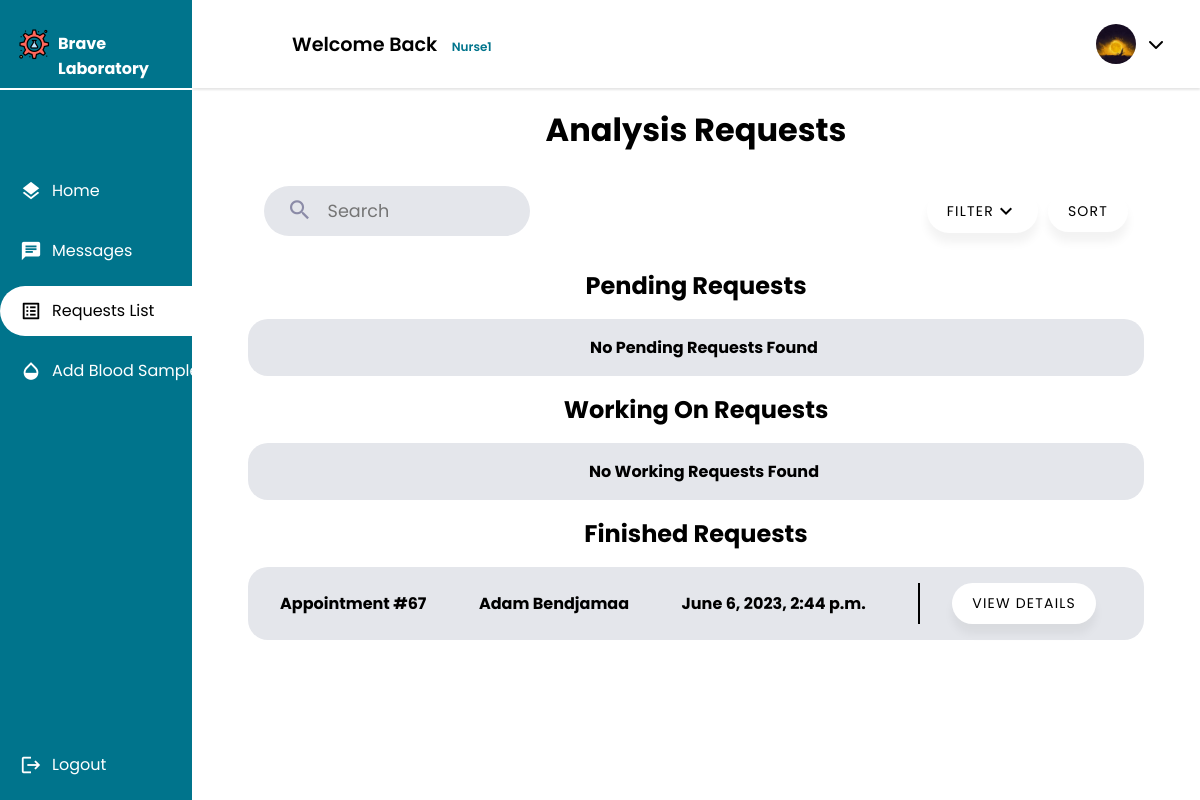
/nurse/requests/ (signed in), run on an earlier commit of the app's database.
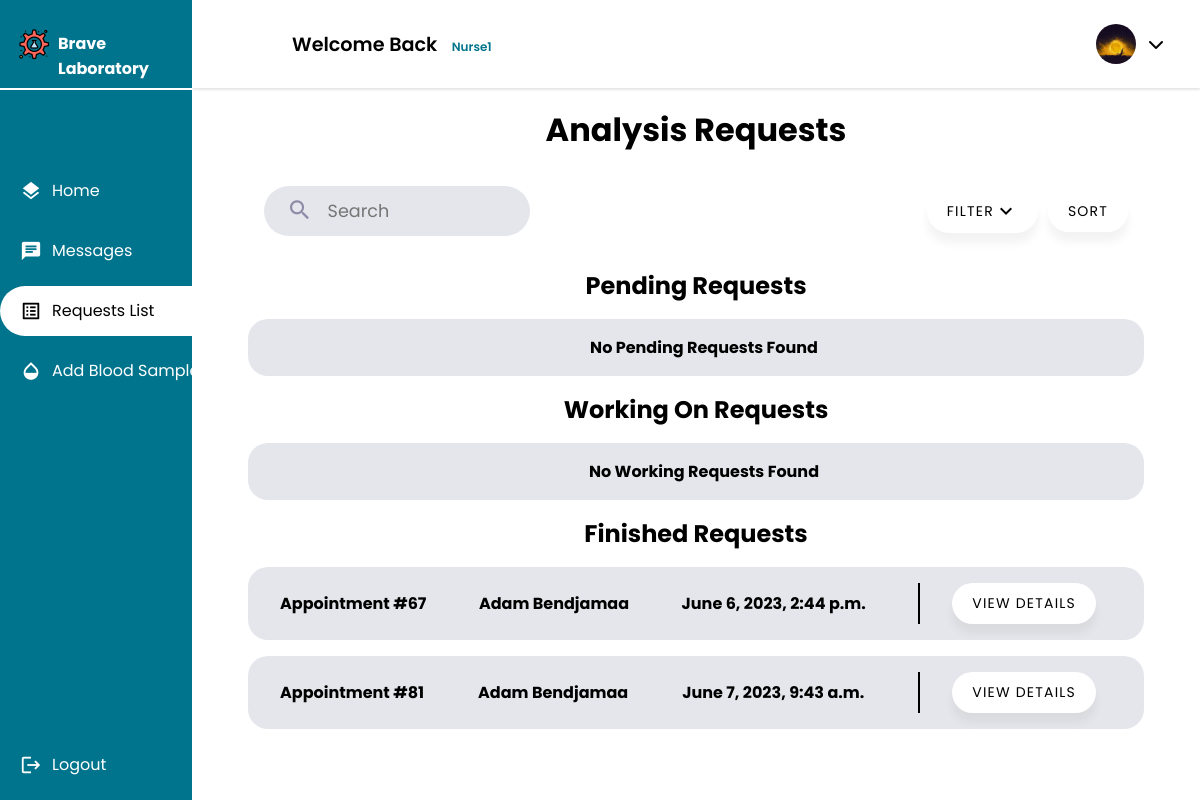
And on a later commit of the database.
### main_home/models.py (models this page shows, shortened)
class AnalysisRequest(models.Model):
    PENDING = 'pending'
    WORKING_ON = 'working-on'
    FINISHED = 'finished'
    STATUS_CHOICES = [
        (PENDING, 'Pending'),
        (WORKING_ON, 'Working On'),
        (FINISHED, 'Finished'),
    ]
    appointment = models.OneToOneField(Appointment, on_delete=models.CASCADE)
    nurse = models.ForeignKey(Nurse, on_delete=models.CASCADE)
    tests = models.ManyToManyField(Test)
    creation_time = models.DateTimeField(auto_now_add=True)
    start_time = models.DateTimeField(null=True, blank=True)
    finish_time = models.DateTimeField(null=True, blank=True)
    accepted = models.BooleanField(default=False)
    finished = models.BooleanField(default=False)
    status =  models.CharField(max_length=45, choices=STATUS_CHOICES, default=PENDING)
    class Meta:
        db_table = 'analysis_request'

class Appointment(models.Model):
    UPCOMING = 'Upcoming'
    TOMORROW = 'Tommorow'
    TODAY = 'Today'
    OVERDUE = 'Overdue'
    STATUS_CHOICES = [
        (UPCOMING, 'Upcoming'),
        (TOMORROW, 'Tommorow'),
        (TODAY, 'Today'),
        (OVERDUE, 'Overdue'),
    ]
    client = models.ForeignKey(Client, on_delete=models.CASCADE)
    tests_requested = models.ManyToManyField(TestOffered)
    date = models.DateField(validators=[validate_date_not_past])
    description = models.CharField(max_length=1000,blank=True)
    document = models.ImageField(null=True,blank=True,upload_to='medical_documents')
    total_price = models.DecimalField(max_digits=10, decimal_places=2)
    payment_status = models.BooleanField(default=False)
    arrived = models.BooleanField(default=False)
    cancelled = models.BooleanField(default=False)
    performed = models.BooleanField(default=False)
    class Meta:
        db_table = 'appointment'

### client/models.py (models this page shows, shortened)
class Client(models.Model):
    GENDERS =[
        ('M','Male'),
        ('F','Female')
    ]
    user = models.OneToOneField(User, primary_key = True, on_delete=models.CASCADE)
    phone_number = models.CharField(max_length=10,validators=[phone_regex])
    gender = models.CharField(max_length = 1 ,choices = GENDERS)
    address = models.CharField(max_length=50)
    policy = models.BooleanField(default = False)
    profile_pic = models.ImageField(default="default.png", upload_to="profile_pics")
    date_of_birth = models.DateField(default='2003-03-08')
    tests_made = models.PositiveIntegerField(default=0)
    class Meta():
        db_table = 'auth_client'

### nurse/views.py (the view)
# urls.py: path("requests/",views.request_list,name="auditor_request_list"),
@login_required
@permission_required('nurse.view_nurse', raise_exception=True)
def request_list(request):
    analysis_requests = AnalysisRequest.objects.select_related('appointment__client').all()
    pending_requests = analysis_requests.filter(status=AnalysisRequest.PENDING)
    working_on_requests = analysis_requests.filter(status=AnalysisRequest.WORKING_ON)
    finished_requests = analysis_requests.filter(status=AnalysisRequest.FINISHED)
    context = {
        'pending_requests': pending_requests,
        'working_on_requests': working_on_requests,
        'finished_requests': finished_requests,
    }
    return render(request,'nurse/request/request_list.html', context)

### nurse/templates/nurse/request/request_list.html (shortened to what this page needs)
{% extends 'nurse/nurse.html' %}
{% load static %}
{% block css_2 %}
<link rel="stylesheet" href="{% static 'css/list.css' %}">
{% endblock css_2 %}
{% block main %}
<div class="Container">
    <h1>Analysis Requests</h1>
    <div class="header ">
        <div class="search">
            <form class="search-bar">
                <button>
                    <span class="material-icons search-icon">
                        </span>
                </button>
                <input class="search-bar-input" placeholder="Search" required="" type="text">
            </form>
        </div>
        <div class="nurse">
            <button class="list-button filter">Filter<span class="material-icons">expand_more</span></button>
        <button class="list-button">Sort</button>
        </div>
    </div>
    <h2>Pending Requests</h2>
    {% if pending_requests %}
        <ul>
            {% for request in pending_requests %}
                <li class="app1">
                    <span><strong>Appointment #{{ request.appointment.id }}</strong></span>
                    <span><strong>{{ request.appointment.client.user.first_name }}
                        {{ request.appointment.client.user.last_name }}</strong></span>
                    <span><strong>{{ request.creation_time }}</strong></span>
                    <div class="buttons">
                    <button class="list-button"><a class="list-links" href="{% url 'request_detail' request.id %}">View Details</a></button>
                    </div>
                </li>
            {% endfor %}
        </ul>
    {% else %}
        <div>
            <ul class="lists">
                <li class="app1 empty">
                    <span><strong>No Pending Requests Found</strong></span>
                </li>
            </ul>
        </div>
    {% endif %}
    <h2>Working On Requests</h2>
    {% if working_on_requests %}
        <ul>
            {% for request in working_on_requests %}
                <li class="app1">
                    <span><strong>Appointment #{{ request.appointment.id }}</strong></span>
                    <span><strong>{{ request.appointment.client.user.first_name }}
                        {{ request.appointment.client.user.last_name }}</strong></span>
                    <span><strong>{{ request.creation_time }}</strong></span>
                    <div class="buttons">
                    <button class="list-button"><a class="list-links" href="{% url 'request_detail' request.id %}">View Details</a></button>
                    </div>
                </li>
            {% endfor %}
        </ul>
    {% else %}
        <div>
            <ul class="lists">
                <li class="app1 empty">
                    <span><strong>No Working Requests Found</strong></span>
                </li>
            </ul>
        </div>
    {% endif %}
    <h2>Finished Requests</h2>
    {% if finished_requests %}
        <ul>
            {% for request in finished_requests %}
                <li class="app1">
                    <span><strong>Appointment #{{ request.appointment.id }}</strong></span>
                    <span><strong>{{ request.appointment.client.user.first_name }}
                        {{ request.appointment.client.user.last_name }}</strong></span>
                    <span><strong>{{ request.creation_time }}</strong></span>
                    <div class="buttons">
                    <button class="list-button"><a class="list-links" href="{% url 'request_detail' request.id %}">View Details</a></button>
                    </div>
                </li>
            {% endfor %}
        </ul>
    {% endif %}
</div>
{% endblock main %}

What changed in the data, as far as the page shows it:
added AnalysisRequest: appointment.id "81", appointment.client.user.first_name "Adam", appointment.client.user.last_name "Bendjamaa", creation_time "June 7, 2023, 9:43 a.m."
